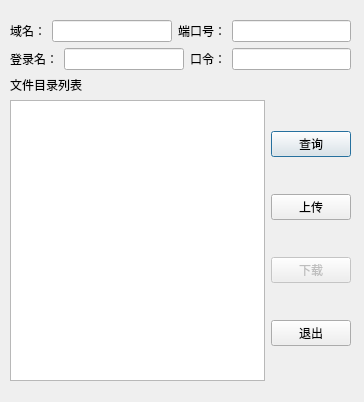
<?xml version="1.0" encoding="UTF-8"?>
<ui version="4.0">
 <class>FtpFile</class>
 <widget class="QDialog" name="FtpFile">
  <property name="geometry">
   <rect>
    <x>0</x>
    <y>0</y>
    <width>364</width>
    <height>402</height>
   </rect>
  </property>
  <property name="windowTitle">
   <string>FtpFile</string>
  </property>
  <widget class="QWidget" name="layoutWidget">
   <property name="geometry">
    <rect>
     <x>10</x>
     <y>20</y>
     <width>341</width>
     <height>361</height>
    </rect>
   </property>
   <layout class="QVBoxLayout" name="verticalLayout_2">
    <item>
     <layout class="QHBoxLayout" name="horizontalLayout">
      <item>
       <widget class="QLabel" name="label">
        <property name="text">
         <string>域名：</string>
        </property>
       </widget>
      </item>
      <item>
       <widget class="QLineEdit" name="lineEdit"/>
      </item>
      <item>
       <widget class="QLabel" name="label_5">
        <property name="text">
         <string>端口号：</string>
        </property>
       </widget>
      </item>
      <item>
       <widget class="QLineEdit" name="lineEdit_4"/>
      </item>
     </layout>
    </item>
    <item>
     <layout class="QHBoxLayout" name="horizontalLayout_2">
      <item>
       <widget class="QLabel" name="label_2">
        <property name="text">
         <string>登录名：</string>
        </property>
       </widget>
      </item>
      <item>
       <widget class="QLineEdit" name="lineEdit_2"/>
      </item>
      <item>
       <widget class="QLabel" name="label_3">
        <property name="text">
         <string>口令：</string>
        </property>
       </widget>
      </item>
      <item>
       <widget class="QLineEdit" name="lineEdit_3"/>
      </item>
     </layout>
    </item>
    <item>
     <widget class="QLabel" name="label_4">
      <property name="text">
       <string>文件目录列表</string>
      </property>
     </widget>
    </item>
    <item>
     <layout class="QHBoxLayout" name="horizontalLayout_3">
      <item>
       <widget class="QListView" name="listView"/>
      </item>
      <item>
       <layout class="QVBoxLayout" name="verticalLayout">
        <item>
         <widget class="QPushButton" name="pushButton">
          <property name="text">
           <string>查询</string>
          </property>
         </widget>
        </item>
        <item>
         <widget class="QPushButton" name="pushButton_2">
          <property name="text">
           <string>上传</string>
          </property>
         </widget>
        </item>
        <item>
         <widget class="QPushButton" name="pushButton_3">
          <property name="enabled">
           <bool>false</bool>
          </property>
          <property name="text">
           <string>下载</string>
          </property>
         </widget>
        </item>
        <item>
         <widget class="QPushButton" name="pushButton_4">
          <property name="text">
           <string>退出</string>
          </property>
         </widget>
        </item>
       </layout>
      </item>
     </layout>
    </item>
   </layout>
  </widget>
 </widget>
 <resources/>
 <connections/>
</ui>
